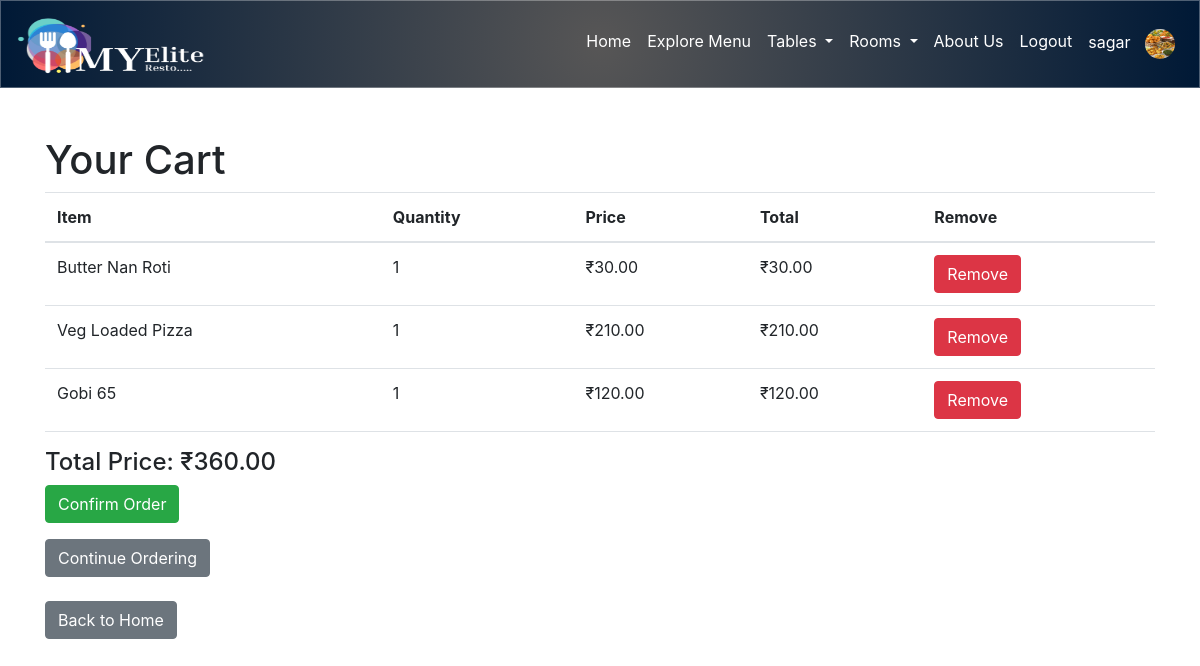
/cart/ (signed in), run on the app's committed database.
### main/models.py (models this page shows, shortened)
class User(AbstractUser):
    is_admin = models.BooleanField('Is admin', default=False)
    is_customer = models.BooleanField('Is customer', default=True)
    is_employee = models.BooleanField('Is employee', default=False)
    image = models.ImageField(upload_to='profile_images/', null=True, blank=True)

class FoodItem(models.Model):
    name = models.CharField(max_length=100)
    category = models.ForeignKey(FoodCategory, on_delete=models.CASCADE)
    price = models.DecimalField(max_digits=6, decimal_places=2)
    description = models.TextField()
    available = models.BooleanField('Available', default=False)
    image = models.ImageField(upload_to='food_images/')  # changed to singular 'image'

### cart/models.py (models this page shows, shortened)
class CartItem(models.Model):
    cart = models.ForeignKey(Cart, on_delete=models.CASCADE, related_name='cart_items')  # Fix related_name conflict
    item = models.ForeignKey(FoodItem, on_delete=models.CASCADE)  # Use 'item' instead of 'food_item'
    quantity = models.PositiveIntegerField(default=1)

### cart/views.py (the view, shortened to what this page needs)
# urls.py: path('', views.cart_view, name='cart_view'),
@login_required
def cart_view(request):
    try:
        cart = Cart.objects.get(user=request.user, active=True)
    except Cart.DoesNotExist:
        cart = Cart.objects.create(user=request.user, active=True)
    cart_items = cart.cart_items.all()
    for item in cart_items:
        item.total_price = item.item.price * item.quantity
    total_price = sum(item.total_price for item in cart_items)
    return render(request, 'cart/cart_view.html', {
        'cart_items': cart_items,
        'total_price': total_price
    })

### cart/templates/cart/cart_view.html (shortened to what this page needs)
<!DOCTYPE html>
<html lang="en">
<head>
    <link rel="stylesheet" href="https://stackpath.bootstrapcdn.com/bootstrap/4.5.2/css/bootstrap.min.css">
</head>
<body>
    {% include "navbar.html" %}
    <div class="container mt-5">
        <h1>Your Cart</h1>
        <table class="table">
            <thead>
                <tr>
                    <th>Item</th>
                    <th>Quantity</th>
                    <th>Price</th>
                    <th>Total</th>
                    <th>Remove</th>
                </tr>
            </thead>
            <tbody>
                {% for item in cart_items %}
                <tr>
                    <td>{{ item.item.name }}</td>
                    <td>{{ item.quantity }}</td>
                    <td>₹{{ item.item.price|floatformat:2 }}</td>
                    <td>₹{{ item.total_price|floatformat:2 }}</td>
                    <td>
                        <form method="post" action="{% url 'cart:remove_from_cart_view' item.id %}">
                            <button type="submit" class="btn btn-danger">Remove</button>
                        </form>
                    </td>
                </tr>
                {% endfor %}
            </tbody>
        </table>
        <h4>Total Price: ₹{{ total_price|floatformat:2 }}</h4>
        <form method="post" action="{% url 'cart:confirm_order_view' %}">
            <button type="submit" class="btn btn-success">Confirm Order</button>
        </form>
        <a href="{% url 'food_item_list' %}" class="btn btn-secondary mt-3">Continue Ordering</a><br>
        <a href="{% url 'index' %}" class="btn btn-secondary mt-4">Back to Home</a>
    </div>
</body>
</html>

### main/templates/navbar.html (shortened to what this page needs)
{% load static %}
<!DOCTYPE html>
<html lang="en">
<head>
    <link rel="stylesheet" href="{% static 'css/styles.css' %}">
    <link rel="stylesheet" href="https://stackpath.bootstrapcdn.com/bootstrap/4.5.2/css/bootstrap.min.css">
</head>
<body>
    <nav class="navbar navbar-expand-lg navbar-dark">
        <a class="navbar-brand" href="{% url 'index' %}">
            <img src="{% static 'D:/Final_Resto/static/assets/LOGO.png' %}" alt="Logo" style="height: 60px;width:240px;">
        </a>
        <div class="collapse navbar-collapse" id="navbarNav">
            <ul class="navbar-nav ml-auto">
                {% if user.is_authenticated %}
                    <li class="nav-item">
                        <a class="nav-link" href="{% url 'index' %}">Home</a>
                    </li>
                    <li class="nav-item">
                        <a class="nav-link" href="/menu/">Explore Menu</a>
                    </li>
                    <li class="nav-item dropdown">
                        <a class="nav-link dropdown-toggle" href="#" id="navbarDropdown" role="button" data-toggle="dropdown" aria-haspopup="true" aria-expanded="false">
                            Tables
                        </a>
                    </li>
                    <li class="nav-item dropdown">
                        <a class="nav-link dropdown-toggle" href="#" id="navbarDropdownRooms" role="button" data-toggle="dropdown" aria-haspopup="true" aria-expanded="false">
                            Rooms
                        </a>
                    </li>
                    <li class="nav-item"><a class="nav-link" href="{% url 'about' %}">About Us</a></li>
                    <li class="nav-item">
                        <a class="nav-link" href="{% url 'logout' %}">Logout</a>
                    </li>
                    <li class="nav-item">
                        <a class="nav-link" href="{% url 'manage_profile' user.id %}">
                            {{ user.username }}
                            {% if user.image %}
                                <img class="profile-image" src="{{ user.image.url }}" alt="{{ user.username }}">
                            {% else %}
                                <img class="profile-image" src="{% static 'images/default-profile.png' %}" alt="{{ user.username }}">
                            {% endif %}
                        </a>
                    </li>
                {% endif %}
            </ul>
        </div>
    </nav>
</body>
</html>

### main/templates/navbar.html (style rules this page uses)
.navbar { background: radial-gradient(circle, rgba(87,86,86,1) 0%, rgba(0,25,54,1) 100%); backdrop-filter: blur(5px); border: 1px solid rgba(255, 255, 255, 0.3); z-index: 10; }
.navbar-dark .navbar-nav .nav-link { color: #fff; }
.navbar-dark .navbar-brand { color: #fff; }
.profile-image { width: 30px; height: 30px; border-radius: 50%; margin-left: 10px; }

### data on the page
User: username "sagar", image (picture)
CartItem: item.name "Butter Nan Roti", quantity "1", item.price "30.00", total_price "30.00"
CartItem: item.name "Veg Loaded Pizza", quantity "1", item.price "210.00", total_price "210.00"
CartItem: item.name "Gobi 65", quantity "1", item.price "120.00", total_price "120.00"

### other printed values
{{ total_price|floatformat:2 }} "360.00"
